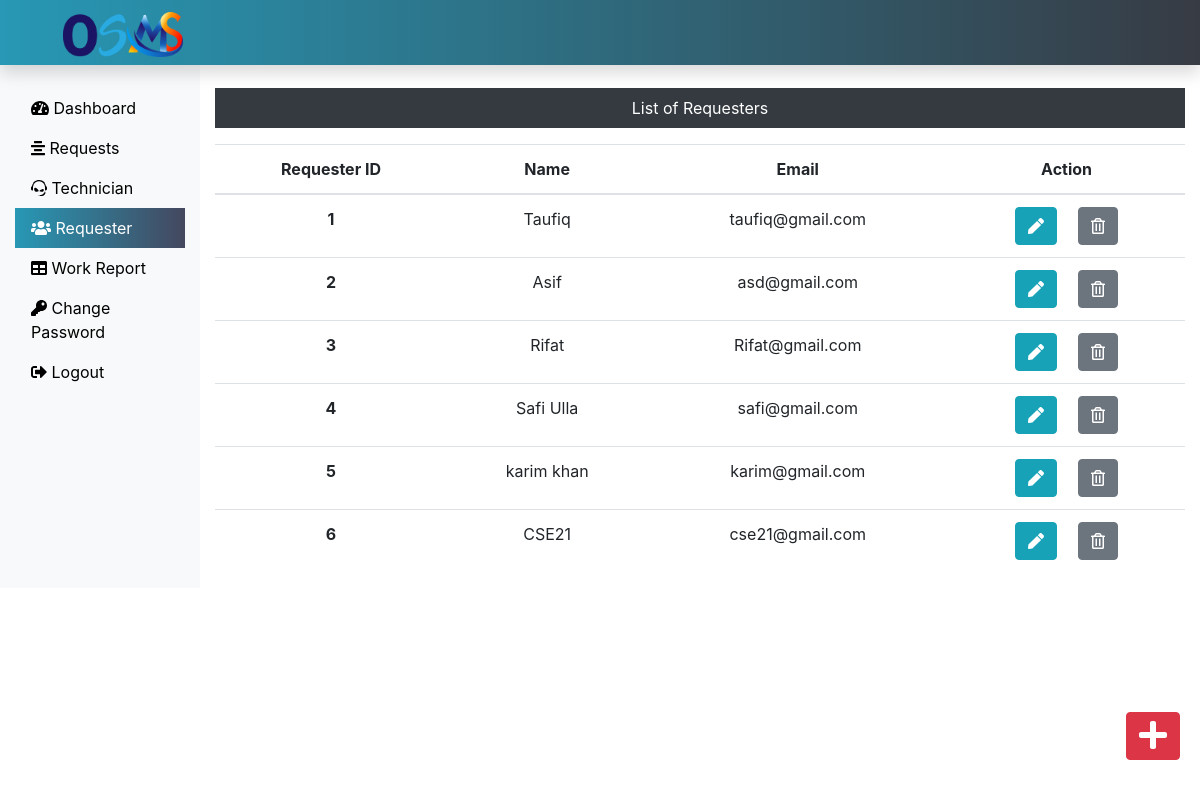
/Admin/requester.php (signed in), run on the app's committed database.
### tables this page shows
CREATE TABLE `requesterlogin_tb` (
  `r_login_id` int(11) NOT NULL,
  `r_name` varchar(60) NOT NULL,
  `r_email` varchar(60) NOT NULL,
  `r_password` varchar(60) NOT NULL
);

### Admin/requester.php (the view, shortened to what this page needs)
<?php
include('includes/header.php');
include('../dbConnection.php');
?>
<div class="col-sm-9 col-md-10 mt-5 text-center">
  <p class=" bg-dark text-white p-2">List of Requesters</p>
  <?php
    $sql = "SELECT * FROM requesterlogin_tb";
    $result = $conn->query($sql);
    if($result->num_rows > 0){
 echo '<table class="table">
  <thead>
   <tr>
    <th scope="col">Requester ID</th>
    <th scope="col">Name</th>
    <th scope="col">Email</th>
    <th scope="col">Action</th>
   </tr>
  </thead>
  <tbody>';
  while($row = $result->fetch_assoc()){
   echo '<tr>';
    echo '<th scope="row">'.$row["r_login_id"].'</th>';
    echo '<td>'. $row["r_name"].'</td>';
    echo '<td>'.$row["r_email"].'</td>';
    echo '<td><form action="editreq.php" method="POST" class="d-inline"> <input type="hidden" name="id" value='. $row["r_login_id"] .'><button type="submit" class="btn btn-info mr-3" name="view" value="View"><i class="fas fa-pen"></i></button></form>
    <form action="" method="POST" class="d-inline"><input type="hidden" name="id" value='. $row["r_login_id"] .'><button type="submit" class="btn btn-secondary" name="delete" value="Delete"><i class="far fa-trash-alt"></i></button></form></td>
   </tr>';
  }
 echo '</tbody>
 </table>';
} else {
  echo "0 Result";
}
?>
</div>
</div>
<div><a class="btn btn-danger box" href="insertreq.php"><i class="fas fa-plus fa-2x"></i></a>
</div>
</div>
<?php
include('includes/footer.php');
?>

### css/custom.css (style rules this page uses)
a { color: black; }
.box { position: fixed; bottom: 10px; right: 20px; margin-bottom: 30px; }

### data on the page
requesterlogin_tb: r_login_id "1", r_name "Taufiq", r_email "taufiq@gmail.com"
requesterlogin_tb: r_login_id "2", r_name "Asif", r_email "asd@gmail.com"
requesterlogin_tb: r_login_id "3", r_name "Rifat", r_email "Rifat@gmail.com"
requesterlogin_tb: r_login_id "4", r_name "Safi Ulla", r_email "safi@gmail.com"
requesterlogin_tb: r_login_id "5", r_name "karim khan", r_email "karim@gmail.com"
requesterlogin_tb: r_login_id "6", r_name "CSE21", r_email "cse21@gmail.com"
